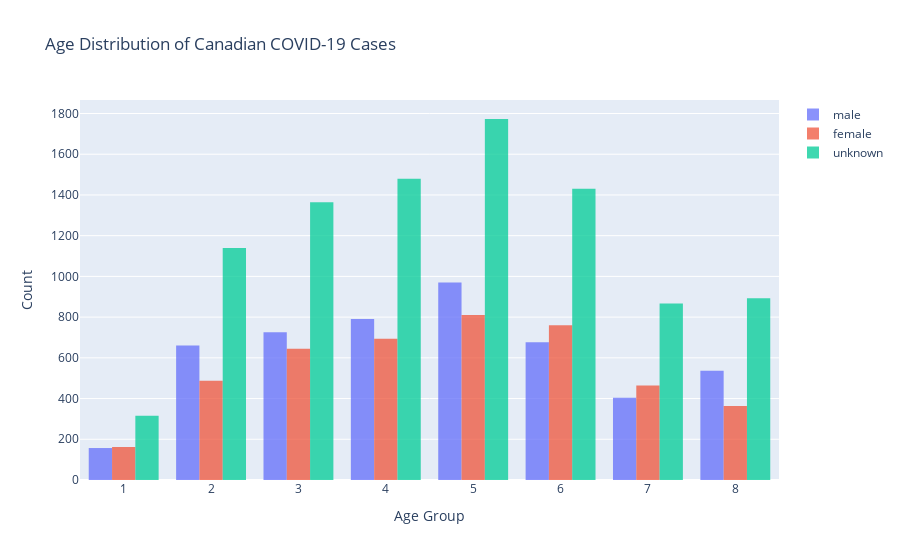

Source (notebook cell):
### Code cell
#removing unanswered age group rows for display
age_df = df2.drop(df2[(df2['Age group'] == 99.0)].index)
age_df_m = age_df.drop(age_df[(age_df['Sex'] == 1.0)].index) # male
age_df_f = age_df.drop(age_df[(age_df['Sex'] == 2.0)].index) # female
age_df_u = age_df.drop(age_df[(age_df['Sex'] == 7.0)].index) # unknown

fig = go.Figure()
fig.add_trace(go.Histogram(
    x=age_df_m['Age group'],
    name = 'male'
))

fig.add_trace(go.Histogram(
    x=age_df_f['Age group'],
    name = 'female'
))

fig.add_trace(go.Histogram(
    x=age_df_u['Age group'],
    name = 'unknown'
))

fig.update_layout(
    title_text='Age Distribution of Canadian COVID-19 Cases', # title of plot
    xaxis_title_text='Age Group', # xaxis label
    yaxis_title_text='Count', # yaxis label
    #bargap=0.1, # gap between bars of adjacent location coordinates
    #bargroupgap=0.1, # gap between bars of the same location coordinates


)

fig.update_traces(opacity=0.75)

fig.show()

### Figure 1 — Plotly figure (JSON) as saved in the notebook; plotly's stock layout.template omitted (floating-point values rounded to 4 significant figures; data arrays with more than 128 entries replaced by an {"elided": "..."} marker saying what was removed)
{"data": [{"name": "male", "opacity": 0.75, "type": "histogram", "x": {"elided": "4922 int values"}}, {"name": "female", "opacity": 0.75, "type": "histogram", "x": {"elided": "4385 int values"}}, {"name": "unknown", "opacity": 0.75, "type": "histogram", "x": {"elided": "9261 int values"}}], "layout": {"title": {"text": "Age Distribution of Canadian COVID-19 Cases"}, "xaxis": {"title": {"text": "Age Group"}}, "yaxis": {"title": {"text": "Count"}}}}
